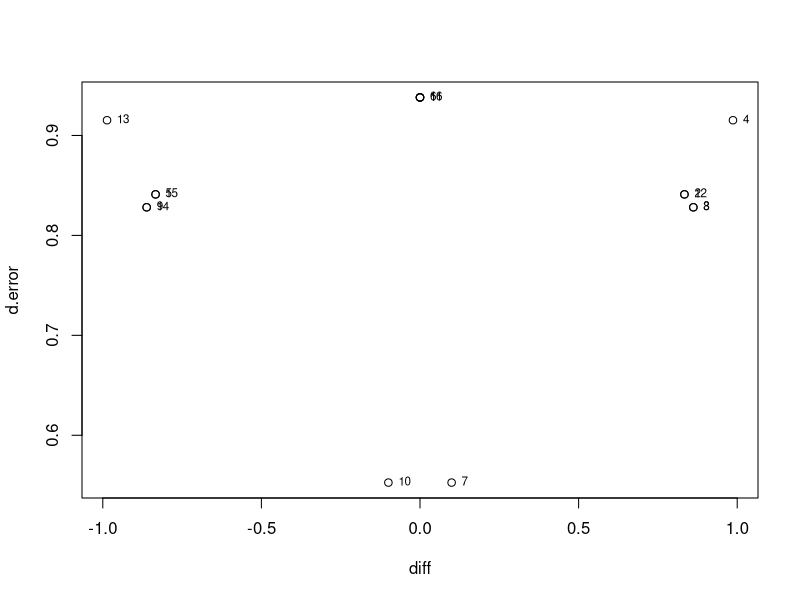

Generate this figure with R:
###############################################
## Initial static stage                       #
## 1. Generate All profiles                   #
## 2. Select type of coding                   #
## 3. Select 5 sets based on prior betas      #
###############################################

#clear environment
rm(list=ls())

### 1. State the nr of attributes and their levels (with a vector of all the nr of levels.) 

#Function generating ALL profiles.----------------------
full.profiles<-function (levels_attributes,contrasts) {
  
  #as list
  levels_attributes<-as.list(levels_attributes)
  
  #Make list with all atribute levels
  fun<-function (x){return(1:x)}
  levels_attributes<-lapply(X = levels_attributes, fun)
  
  #generate every combination
  full_design<-as.data.frame(expand.grid(levels_attributes))
  
  #create factors:
  col_names <- names(full_design)
  full_design[,col_names] <- lapply(full_design[,col_names] , factor)
  
  #contrast list
  con <- list()
  for(i in 1:length(levels_attributes)){
    name <- paste('Var',i,sep='')
    con[name] <- contrasts
  }
  
  #coding
  full_D<-as.data.frame(model.matrix(~ ., full_design, contrasts = con))
  #delete intercept
  full_D<-full_D[,-1]
  
  return(full_D)
  
}

# Create all possible choice sets 
full.choice.sets<- function(){
  
  fun<-function (x){return(1:x)}
  N.row.design<-nrow(full_design)
  
  sets.1<-rep(N.row.design,n_alts)
  sets.2<-as.list(sets.1)
  sets.3<-lapply(X = sets.2, fun)
  set.design<-as.data.frame(expand.grid(sets.3))
  
  #to global env
  assign("set.design", set.design, envir=globalenv())
  
  #return
  return (set.design)
}

# Generate probalilities 
probs<-function (){
  
  if (length(betas)!=length(full_design)){return ("betas not correct")}
  
  #create vector with all Utilities
  N.row.design<-nrow(full_design)
  utilities<-as.vector(N.row.design)
  for (i in 1:N.row.design){utilities[i]<-sum(betas * full_design[i,])}  
  
  #vector with total utilities per set 
  total.U.set<-numeric(nrow(set.design))
  
  for (set in 1: nrow(set.design)){
    for (alt in 1: n_alts){
      prob.alt<-exp(utilities[set.design[set,alt]])
      total.U.set[set]<-total.U.set[set]+prob.alt
    }
  }
  
  #probabilities per alternative per set
  probs.per.set<-as.data.frame(matrix(nrow = nrow(set.design),ncol=n_alts))
  
  for (set in 1: nrow(set.design)){
    for (alt in 1: n_alts){
      probs.per.set[set,alt]<-exp(utilities[set.design[set,alt]])/total.U.set[set]
    }
  }
  
  return(probs.per.set)
  
}

# Information matrix for a choice set
Fish.inf<- function (set){
  
  prs.s<-as.numeric(probs.per.set[set,])
  #P1
  prs.diag<-diag(prs.s)
  
  #P1 - p1p1'
  M1<-(prs.s %*% t(prs.s))
  M2<-prs.diag - M1 
  
  #X'1(P1-p1p1')X1 = information matrix 
  X<-matrix(nrow=n_alts,ncol=length(betas))
  for(alt in 1:n_alts){ X[alt,]<-as.numeric(full_design[set.design[set,alt],])}
  
  M<-t(X) %*% M2  %*% X
  
  return(M)
  
}

# D-error for all choice sets
d_error<-function(){
  
  D<-as.vector(nrow(set.design))
  
  for (set in 1: nrow(set.design)){
    
    info<-Fish.inf(set)
    D[set]<-det(info+solve(COV))^(-1/length(betas))
  }
  
  return(D)
  
}


db_error<-function(){
  
  D<-as.vector(nrow(set.design))
  
  for (set in 1: nrow(set.design)){
    
    info<-Fish.inf(set)
    D[set]<-det(info+solve(COV))^(-1/length(betas))
  }
  return(D)
}






#Specify:-------------------------------------------------------
n_alts<-2                              # alternatives per set    
betas<-c(1.2,1.3)                      # Beta values             
beta.var<-c(0.8,1.1)                   # Beta variance 
COV<-diag(beta.var)
#---------------------------------------------------------------


#Functions
full_design<-full.profiles(levels_attributes=c(2,2),contrasts= "contr.sum")
all.choice.sets<-full.choice.sets()
probs.per.set<-probs()
d.error<-d_error()

#plot 
diff<-probs.per.set[,2]-probs.per.set[,1]
plot(diff,d.error)
text(diff, d.error, seq(1,length(d.error),1), pos=4, cex=0.7)





